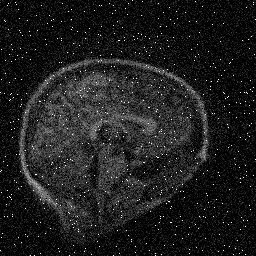
#> input picture Noise/ImgA13.jpg, 256 x 256 px
$ python Solution1.py Noise/ImgA13.jpg out.png
#> lines starting #> are read from the running program, lines starting #| are printed output that depends on the picture
#> in processCommandLine, image1 is the input picture: shape (256, 256, 3); min 0, max 255, mean 29.8
#----------------------------------------------#
# Assignment 2                                 #
# Group 3 | Section 1                          #
# - Bilkis Musa A20EC0233                      #
# - Fatin Aimi Ayuni Binti Affindy A20EC0190   #
#----------------------------------------------#

import sys
import cv2 as cv
import numpy as np

# Default values
BORDER_SIZE = 15
CAPTION_SIZE = 50

def imageManipulate(img):
    kernel = np.array([[-1, -1, -1], [-1, 9, -1], [-1, -1, -1]]) #high boost filter c = 9

    median = cv.medianBlur(img, 5) #using median blur filter
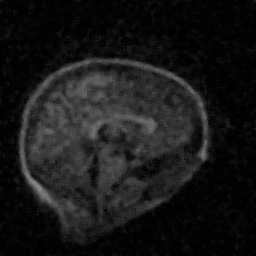
#> median: shape (256, 256, 3); min 0, max 138, mean 23.7
    gaus = cv.GaussianBlur(median, (3,3), 1, 1, cv.BORDER_DEFAULT) #using Gaussian blur filter
    img1 = cv.filter2D(gaus, -1, kernel) #using high boost filter
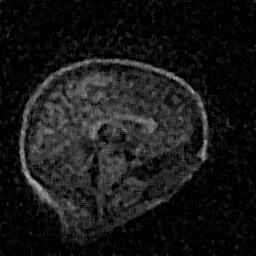
#> img1: shape (256, 256, 3); min 0, max 185, mean 24.3
    dst = cv.medianBlur(img1, 7) #using median blur filter

    return dst

def display(image1, image2):
    height, width, channel = image1.shape
#> height = 256; width = 256; channel = 3

    border = np.ones((height, BORDER_SIZE, channel), np.uint8)*255
    caption = np.ones((CAPTION_SIZE, 2*width+BORDER_SIZE,channel), np.uint8)*255

    image = np.concatenate((image1, border, image2), axis=1)
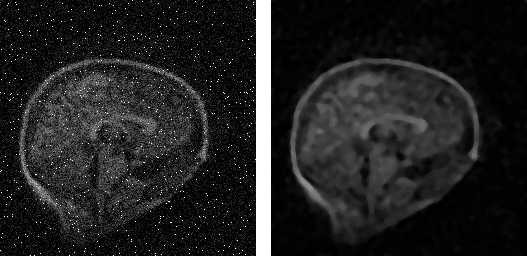
#> image: shape (256, 527, 3); min 0, max 255, mean 33
    image = np.concatenate((image, caption), axis=0,)
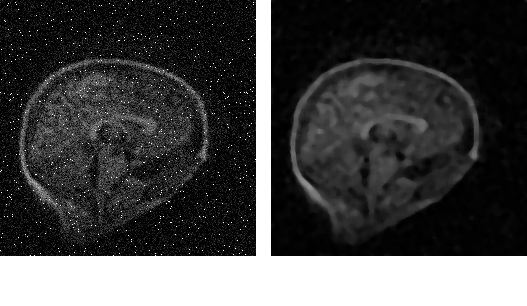
#> image: shape (306, 527, 3); min 0, max 255, mean 69.3

    cv.imshow('Image Restoration', image)

def processCommandLine():

    file1 = sys.argv[1]
    image1 = cv.imread(file1)
    image2 = imageManipulate(image1)
    cv.imwrite(sys.argv[2], image2)
    return image1, image2

def main():
    images = [None, None]

    images[0], images[1], = processCommandLine()

    display(images[0], images[1])

    cv.waitKey(0)
    cv.destroyAllWindows()


if __name__ == '__main__':
    main()

#Solution1.py Noise/ImgA13.jpg Restored/ImgA13_Solution1.jpg
#Solution1.py Noise/ImgB13.jpg Restored/ImgB13_Solution1.jpg
#Solution1.py Noise/ImgC13.jpg Restored/ImgC13_Solution1.jpg
#similarity.py Original/ImgA13.jpg Restored/ImgA13_Solution1.jpg
#similarity.py Original/ImgB13.jpg Restored/ImgB13_Solution1.jpg
#similarity.py Original/ImgC13.jpg Restored/ImgC13_Solution1.jpg

$ run again, with Original/ImgA13.jpg copied over Noise/ImgA13.jpg
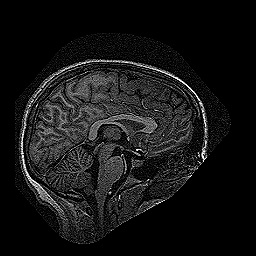
#> input picture Original/ImgA13.jpg, 256 x 256 px
#> in processCommandLine, image1 is the input picture: shape (256, 256, 3); min 0, max 255, mean 21.8
#> in display, `image = np.concatenate((image1, border, image2), axis=1)`:
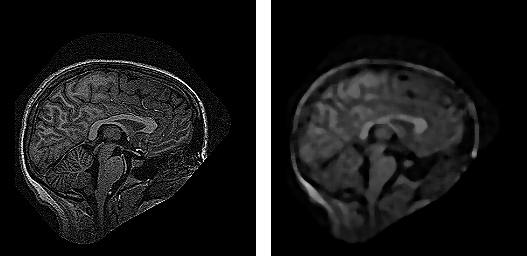
#> image: shape (256, 527, 3); min 0, max 255, mean 26.6
#> in display, `image = np.concatenate((image, caption), axis=0,)`:
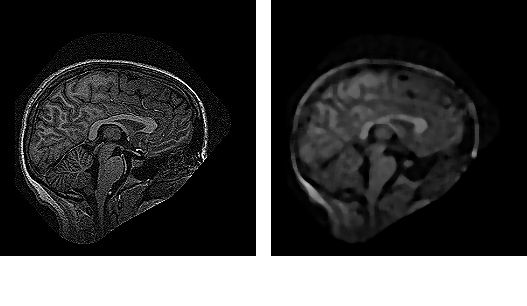
#> image: shape (306, 527, 3); min 0, max 255, mean 63.9
